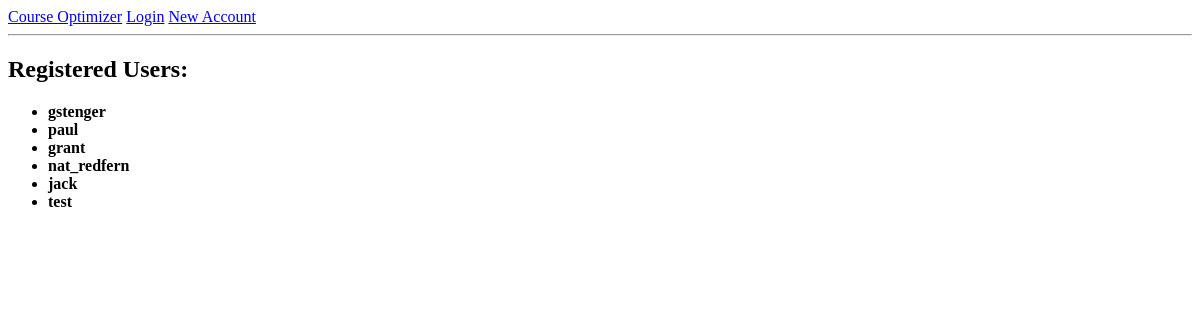
/users, run on an earlier commit of the app's database.
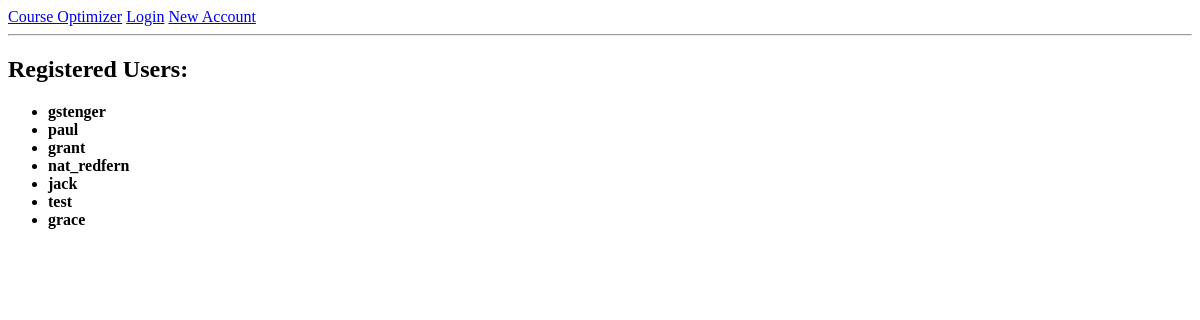
And on a later commit of the database.
### app/models.py (models this page shows, shortened)
class User(UserMixin, db.Model):
    id = db.Column(db.Integer, primary_key=True)
    username = db.Column(db.String(64), unique=True, nullable=False)
    email = db.Column(db.String(120), unique=True, nullable=False)
    password_hash = db.Column(db.String(128))
    courses = db.relationship('Course', backref='user', lazy='dynamic')
    departments = db.relationship('Department', backref='user', lazy='dynamic')
    about_me = db.Column(db.String(140))
    last_seen = db.Column(db.DateTime, default=datetime.utcnow)

### app/routes.py (the view)
@app.route('/users')
def users():
    users = User.query.all()
    return render_template('users.html', users=users)

### app/routes.py (called while the page is built)
@app.before_request
def before_request():
    if current_user.is_authenticated:
        current_user.last_seen = datetime.utcnow()
        db.session.commit()

### app/templates/users.html
{% extends "base.html" %}
{% block content %}
    <h2>Registered Users:</h2>
    <ul>
      {% for user in users %}
      <li><b>{{ user.username }}</b></li>
      {% endfor %}
    </ul>
{% endblock %}

What changed in the data, as far as the page shows it:
added User: username "grace"
